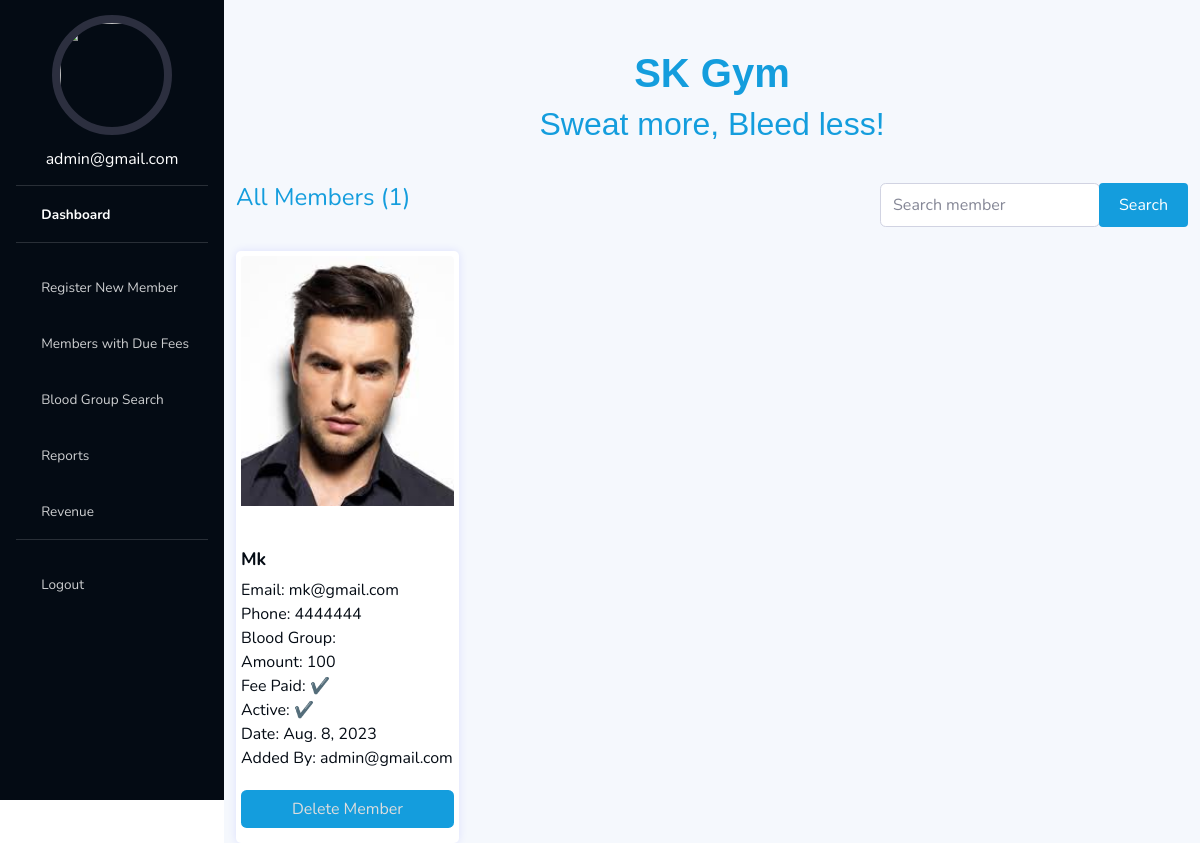
Page / (signed in) on the committed database.
### myauth/models.py (models this page shows, shortened)
class User(AbstractUser):
    username=models.CharField(max_length=50, null=True, blank=True)
    phone=models.CharField(max_length=50, null=True, blank=True)
    email=models.EmailField(unique=True)
    profile_pic=models.ImageField(null=True, blank=True, default='unknown_profile_pic.jpg')
    blood_group=models.CharField(max_length=10, null=True, blank=True)
    due_date=models.DateField(null=True, blank=True)
    created=models.DateField(auto_now_add=True)
    updated=models.DateField(auto_now=True)
    fee_paid_date=models.DateField(null=True, blank=True)
    fee_amount=models.CharField(max_length=10, null=True, blank=True)
    is_active=models.BooleanField(default=False)
    is_fee_paid=models.BooleanField(default=False)
    is_staff=models.BooleanField(default=False)
    added_by = models.ForeignKey('self', on_delete=models.CASCADE, null=True, blank=True, related_name='Member_added_by')
    USERNAME_FIELD='email'
    REQUIRED_FIELDS=[]
    objects = CustomUserManager()

### myauth/views.py (the view, shortened to what this page needs)
# urls.py: path('', home, name="home"),
@login_required(login_url="loginPage")
def home(request):
    query = request.GET.get('query')  # Get the search query from the request
    users = User.objects.all()
    today_date = timezone.now().date()
    due_members = []
    members = []
    for member in users:
        if not member.is_staff:
            members.append(member)
            if not member.is_fee_paid:
                due_members.append(member)
    print('Total members are: ')
    print(len(members))
    print(len(due_members))
    paginator = Paginator(members, 8)
    page_number = request.GET.get('page')
    page_obj = paginator.get_page(page_number)
    print(len(page_obj))
    context = {'members': members, 'due_members': due_members, 'query': query, 'page_obj':page_obj}
    return render(request, 'myauth/home.html', context)

### myauth/templates/myauth/home.html
{% extends 'main.html' %}
{% load static %}
 {% block content %}
<main class="container px-0" >
  {% include 'myauth/hero.html' %}
    <div class="row all-member-cards mx-1 px-2">
        {% include 'myauth/feedComponent.html' %}
    </div>
  </main>
{% endblock %}

### templates/navbar.html (shortened to what this page needs)
{% load static %}
<ul
  class="navbar-nav bg-gradient-primary sidebar sidebar-dark accordion"
  id="accordionSidebar"
>
  <div class="profile mb-2">
    {% if request.user.profile_pic %}
    <img src="{{ request.user.profile_pic.url }}" alt="" class="img-fluid rounded-circle">
    {% else %}
    <img src="{% static 'images/unknown_profile_pic.jpg' %}" alt="" class="img-fluid rounded-circle">
    {% endif %}
    <h6 class="text-white text-center"><a href="{% url 'home' %}" class="text-white">{{request.user.email}}</a></h6>
  </div>
  <hr class="sidebar-divider my-0" />
  <li class="nav-item active">
    <a class="nav-link" href="{% url 'home' %}">
      <i class="fas fa-fw fa-tachometer-alt"></i>
      <span>Dashboard</span></a
    >
  </li>
  <hr class="sidebar-divider" />
  <li class="nav-item">
    <a class="nav-link" href="{% url 'registerNewUser' %}">
      <i class="fas fa-fw fa-edit"></i>
      <span>Register New Member</span></a
    >
  </li>
  <li class="nav-item">
    <a class="nav-link" href="{% url 'dueMembers' %}">
      <i class="fas fa-fw fa-edit"></i>
      <span>Members with Due Fees</span></a
    >
  </li>
  <li class="nav-item">
    <a class="nav-link" href="{% url 'bloodGroup' %}">
      <i class="fas fa-fw fa-edit"></i>
      <span>Blood Group Search</span></a
    >
  </li>
  <li class="nav-item">
    <a class="nav-link" href="{% url 'reports' %}">
      <i class="fas fa-fw fa-tablet"></i>
      <span>Reports</span></a
    >
  </li>
  {% if request.user.is_superuser %}
  <li class="nav-item">
    <a class="nav-link" href="{% url 'revenue_list' %}">
      <i class="fas fa-fw fa-tablet"></i>
      <span>Revenue</span></a
    >
  </li>
  {% endif %}
  <hr class="sidebar-divider" />
  <li class="nav-item">
    <a class="nav-link" href="{% url 'logoutPage' %}">
      <i class="fas fa-fw fa-circle"></i>
      <span>Logout</span></a
    >
  </li>
</ul>

### myauth/templates/myauth/feedComponent.html (shortened to what this page needs)
{% load static %}
<div class="panel panel-default">
  <div class="panel-body">
    <form method="get" action="{% url 'home' %}" class="search-form">
      <div class="panel-body text-center">
        <h4 style="color: #149ddd">All Members ({{ members|length }})</h4>
      </div>
      <div class="input-group-custom">
        <input
          type="text"
          name="query"
          placeholder="Search member"
          class="form-control"
        />
        <div class="input-group-append">
          <button type="submit" class="btn btn-primary">Search</button>
        </div>
      </div>
    </form>
  </div>
</div>
<br />
<div class="grid-container">
  {% for member in page_obj %}
  <div class="member-card" onclick="window.location.href='{% url 'edit_member' member.id %}'">
    {% if member.profile_pic %}
    <img src="{{ member.profile_pic.url }}"  class="card-img-top member-card-image"  alt="Profile Picture"/>
    {% else %}
    <img src="{% static 'images/unknown_profile_pic.jpg' %}"  class="card-img-top member-card-image"  alt="Profile Picture"/>
    {% endif %}
    <div class="member-details">
      <div>
        <h5 class="member-name">{{ member.username|title }}</h5>
        <p class="member-email">Email: {{ member.email }}</p>
        <p class="member-phone">Phone: {{ member.phone }}</p>
        <p class="member-phone">Blood Group: {{ member.blood_group }}</p>
        <p class="member-amount">Amount: {{ member.fee_amount }}</p>
        <p class="member-fee">Fee Paid: {% if member.is_fee_paid %}&#10004;{% else %}&#10006;{% endif %}</p>
        <p class="member-active">Active: {% if member.is_active %}&#10004;{% else %}&#10006;{% endif %}</p>
        <p class="member-date">Date: {{ member.due_date }}</p>
        <p class="member-addedby">Added By: {{ member.added_by.email }}</p>
      </div>
      <div class="delete-button-container">
        <a class="btn delete-btn btn-user btn-block" href="{% url 'deleteMember' member.id %}">
          Delete Member
        </a>
      </div>
    </div>
  </div>
  {% endfor %}
</div>

### static/css/styles.css (style rules this page uses)
.container { max-width: 100% !important; }
.grid-container { display: grid; grid-template-columns: repeat(4, 1fr); grid-gap: 20px; }
.all-member-cards { flex-direction: column; }
.member-card { background-color: #f2f2f2; padding: 5px !important; border-radius: 5px; box-shadow: 0 0 10px rgba(0, 0, 255, 0.1); cursor: pointer; }
.member-card p { margin-bottom: 0; }
.member-card-image { height: 250px !important; object-fit: cover !important; }
.member-card { display: flex; flex-direction: column; height: 100%; background-color: white !important; color: #040b14 !important; }
.member-details { flex-grow: 1; margin-bottom: 10px; display: flex; flex-direction: column; justify-content: space-between; cursor: pointer !important; }
.delete-button-container { margin-top: auto; }
.search-form { display: flex; justify-content: space-between; }
.input-group-custom { display: flex; }
.form-control { height: 100% !important; }
button[type="submit"] { background-color: #149ddd; color: white; border: none; padding: 10px 20px; border-radius: 4px; }
#accordionSidebar { position: fixed; background: #040b14; }
main { background: #f5f8fd; margin-left: 14rem !important; }
.delete-btn { background-color: #149ddd !important; color: #ddd !important; }

### templates/navbar.html (style rules this page uses)
.profile img { margin: 15px auto; display: block; width: 120px; border: 8px solid #2c2f3f; object-fit: cover; }
.img-fluid { max-width: 100%; height: 120px; }

### rows in the picture
User: user.email "admin@gmail.com"
User: profile_pic (picture), username "Mk", email "mk@gmail.com", phone "4444444", fee_amount "100", due_date "Aug. 8, 2023", added_by.email "admin@gmail.com"

### other values in the picture
{{ members|length }} "1"
